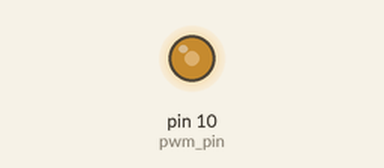
The sketch below on a simulated Arduino Uno, built with avr-gcc and run on an emulated ATmega328P. Parts: output pins drawn as LEDs (lit = HIGH).

Above: at 0.1 s.
Timing chart, 0 to 1.6 s (numbered marks = the images above):
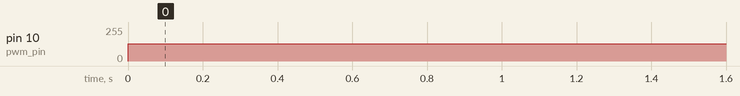

The sketch:

PWM_Desulphator_V2.0.ino
```cpp
#define pwm_pin 10
void setup() {
  // Pins D3 and D11 - 62.5 kHz
  TCCR2B = 0b00000001; // x1
  TCCR2A = 0b00000011; // fast pwm
  pinMode(pwm_pin,OUTPUT);
 }
void loop() {
  analogWrite(pwm_pin,128);
}
```

Measured:
- by itself, pin 10 (pwm_pin): 0/255 → 128/255 at 0.00 s
